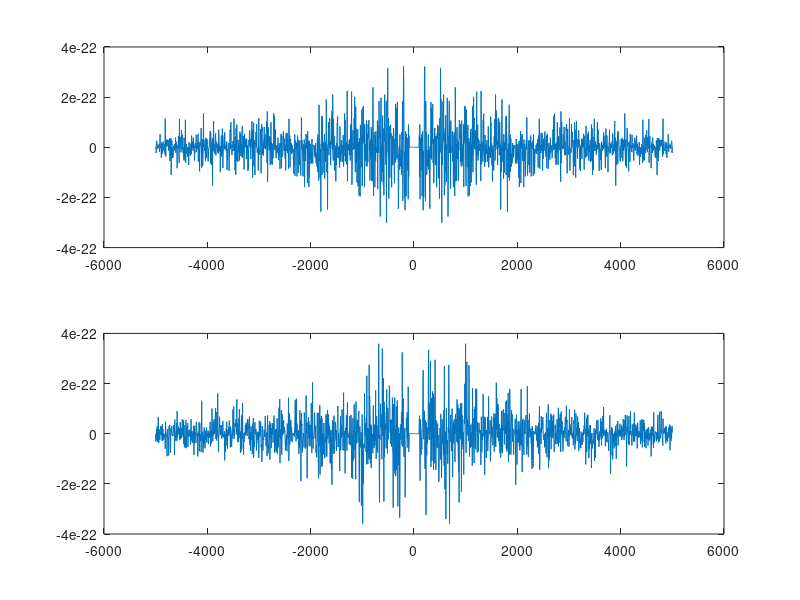

MATLAB code for this plot:
noise = csvread('noise.csv');

z = noise(:,2) + sqrt(-1) * noise(:,3);

t = size(z);
f = transpose(linspace(-5000,5000,t(1)));

figure;

subplot(2,1,1);
plot(f, real(z));
subplot(2,1,2);
plot(f, imag(z));